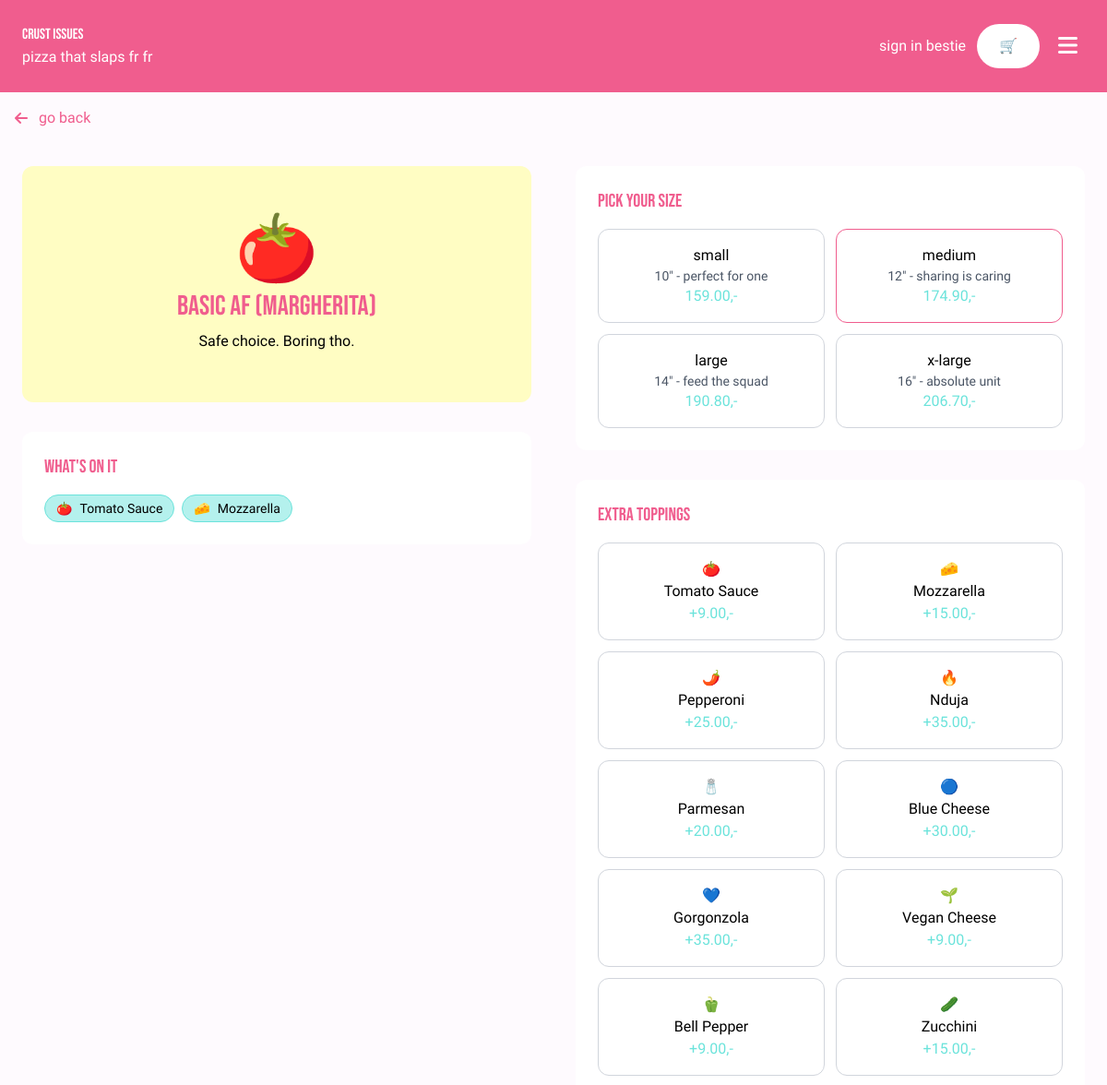
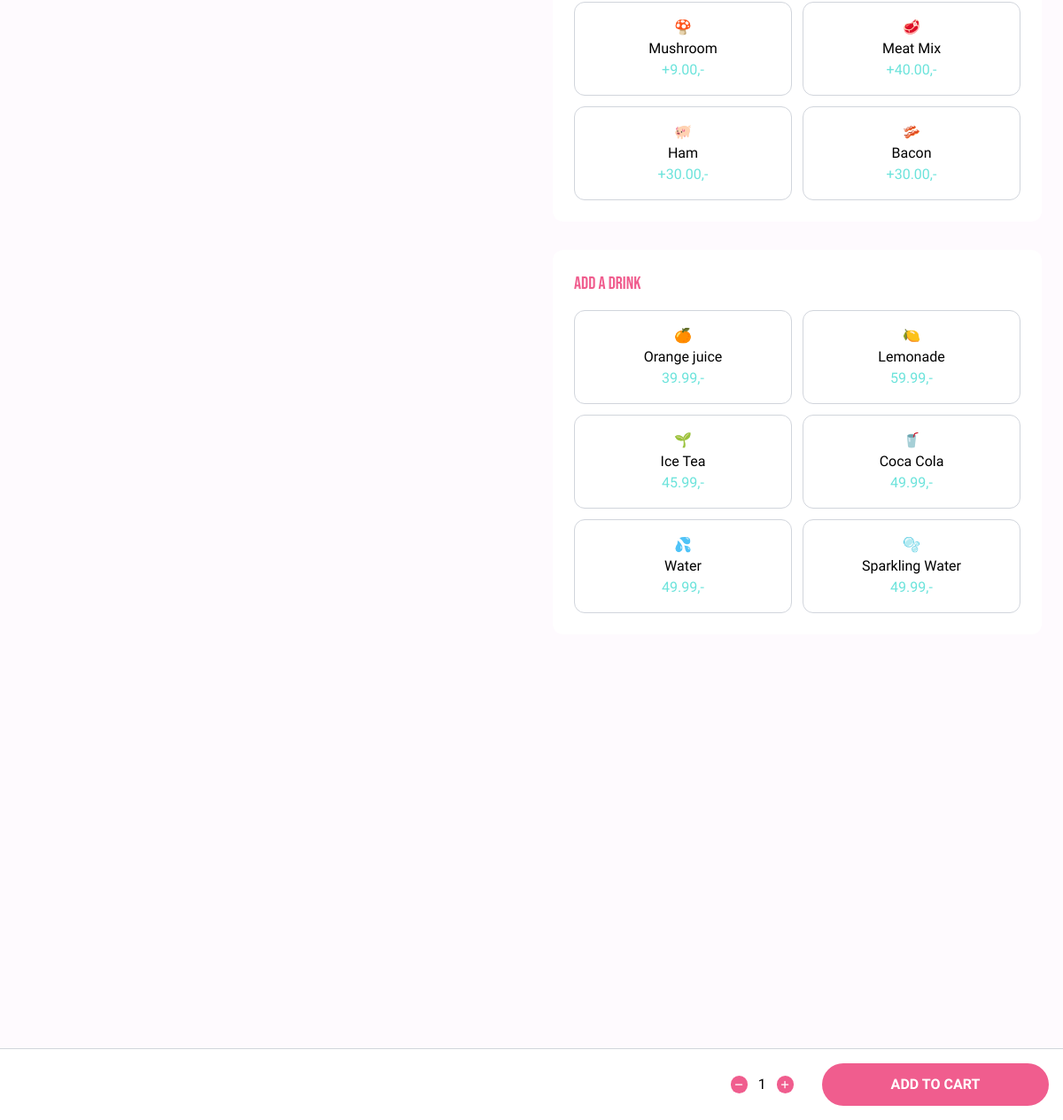
Page /pizza/47/ on the committed database (2 pictures, top to bottom).
### application/models.py (models this page shows, shortened)
class Pizza(models.Model):
    name = models.CharField(max_length=100)
    base_price = models.DecimalField(max_digits=6, decimal_places=2)
    available_toppings = models.ManyToManyField(Topping, blank=True)
    icon = models.CharField(max_length=255)
    description = models.CharField(max_length=100)
    available = models.BooleanField(default=True, db_index=True)

class Topping(models.Model):
    name = models.CharField(max_length=50)
    icon = models.CharField(max_length=50, default="")
    base_price = models.DecimalField(max_digits=6, decimal_places=2, default=15.00)

class Size(models.Model):
    name = models.CharField(max_length=10)
    multiplier = models.DecimalField(max_digits=6, decimal_places=2, default=1.0)
    description = models.CharField(max_length=50, default="")

class Drink(models.Model):
    name = models.CharField(max_length=100)
    price = models.DecimalField(max_digits=6, decimal_places=2)
    icon = models.CharField(max_length=255)
    description = models.CharField(max_length=100)
    available = models.BooleanField(default=True, db_index=True)

### application/views.py (the view)
# urls.py: path("pizza/<int:pizza_id>/", views.select_pizza, name="select-pizza"),
def select_pizza(request, pizza_id):
   pizza = Pizza.objects.get(id=pizza_id)
   drinks = Drink.objects.filter(available=True)
   toppings = Topping.objects.all()
   available_topping_ids = pizza.available_toppings.values_list('id', flat=True)
   sizes = Size.objects.all()
   for size in sizes:
    size.calculated_price = round(pizza.base_price * size.multiplier, 2)
   return render(request, "select-pizza.html", {
      "pizza": pizza,
      "drinks": drinks,
      "toppings": toppings,
      "sizes": sizes,
      "available_topping_ids": set(available_topping_ids),
   })

### application/templates/select-pizza.html (shortened to what this page needs)
{% extends "layout.html" %} {% block content %}
<button class="row text-pink p-4" onclick="window.history.go(-1);">
  <i class="fa-solid fa-arrow-left"></i>go back
</button>
<form method="post" action="/cart" class="page">
  <div class="grid grid-cols-1 lg:grid-cols-2 gap-12 pb-20">
    <div class="space-y-8">
      <div
        class="bg-yellow rounded-xl p-[var(--spacing-large)] flex flex-col items-center justify-center gap-2 h-64"
      >
        <figure class="text-7xl">{{ pizza.icon }}</figure>
        <h1 class="text-3xl text-pink">{{ pizza.name }}</h1>
        <h3 class="max-w-80 text-center">{{ pizza.description }}</h3>
      </div>
      <div class="bg-white rounded-xl p-6">
        <h3 class="text-pink mb-4 bebas-neue text-xl">what's on it</h3>
        <div class="flex flex-wrap gap-2">
          {% for topping in pizza.available_toppings.all %}
          <div
            id="{{ topping.id }}"
            class="bg-[var(--color-turqoise)]/50 border border-[var(--color-turqoise)] px-3 py-1 rounded-full text-sm flex items-center gap-2"
          >
            <figure>{{topping.icon}}</figure>
            <span>{{ topping.name }}</span>
          </div>
          {% endfor %}
        </div>
      </div>
    </div>
    <div class="space-y-8">
      <div class="rounded-xl p-[var(--spacing-large)] bg-white">
        <h3 class="text-pink mb-4 bebas-neue text-xl">pick your size</h3>
        <div class="grid grid-cols-2 gap-3">
          {% for size in sizes %}
          <button
            type="button"
            id="size-{{size.name}}"
            data-id="{{size.name}}"
            class="border border-gray-300 rounded-xl p-4 hover:border-[var(--color-pink)]"
          >
            <h4>{{size.name}}</h4>
            <div class="text-sm text-gray-600">{{size.description}}</div>
            <p class="text-[var(--color-turqoise)]">
              {{ size.calculated_price }},-
            </p>
          </button>
          {% endfor %}
        </div>
      </div>
      <div class="rounded-xl p-[var(--spacing-large)] bg-white">
        <h3 class="text-pink mb-4 bebas-neue text-xl">extra toppings</h3>
        <div class="grid grid-cols-2 gap-3">
          {% for topping in toppings %}
          <button
            type="button"
            id="extra-topping-{{topping.name}}"
            data-id="{{topping.id}}"
            class="border border-gray-300 rounded-xl p-4 hover:border-[var(--color-pink)]"
          >
            <figure>{{topping.icon}}</figure>
            <h4>{{topping.name}}</h4>
            <p class="text-[var(--color-turqoise)]">
              +{{topping.base_price}},-
            </p>
          </button>
          {% endfor %}
        </div>
      </div>
      <div class="rounded-xl p-[var(--spacing-large)] bg-white">
        <h3 class="text-pink mb-4 bebas-neue text-xl">add a drink</h3>
        <div class="grid grid-cols-2 gap-3">
          {% for drink in drinks %}
          <button
            type="button"
            id="{{drink.id}}"
            class="border border-gray-300 rounded-xl p-4 hover:border-[var(--color-pink)]"
          >
            <figure>{{drink.icon}}</figure>
            <h4>{{drink.name}}</h4>
            <p class="text-[var(--color-turqoise)]">{{drink.price}},-</p>
          </button>
          {% endfor %}
        </div>
      </div>
    </div>
  </div>
  <div
    class="fixed left-0 right-0 bottom-0 bg-white border-t border-t-gray-300 p-4 flex gap-6 justify-end items-center"
  >
    <div class="row padding-small">
      <button id="sub" type="button">
        {% include "components/minus-icon.html" %}
      </button>
      <p id="quantity" style="cursor: pointer">1</p>
      <button id="add" type="button">
        {% include "components/plus-icon.html" %}
      </button>
    </div>
    <button type="submit" class="cta cta-primary md:w-64">ADD TO CART</button>
  </div>
</form>
{% endblock %}

### application/templates/layout.html (shortened to what this page needs)
<!DOCTYPE html>
<html lang="en">
  <head>
    {% load static %}
    <link rel="stylesheet" href="{% static 'css/styles.css' %}" />
    <script src="https://cdn.jsdelivr.net/npm/@tailwindcss/browser@4"></script>
    <link
      href="{% static 'fontawesomefree/css/fontawesome.css' %}"
      rel="stylesheet"
      type="text/css"
    />
    <link
      href="{% static 'fontawesomefree/css/solid.css' %}"
      rel="stylesheet"
      type="text/css"
    />
    <link
      href="{% static 'fontawesomefree/css/brands.css' %}"
      rel="stylesheet"
      type="text/css"
    />
  </head>
  <body>
    <header class="header">
      <a href="{% url 'application:home' %}" class="bebas-neue">
        <h1>Crust Issues</h1>
        <p>pizza that slaps fr fr</p>
      </a>
      <nav class="row">
        {% if user.is_authenticated %}
        <a
          href="{% url 'application:profile' %}"
          style="color: var(--color-white); font-weight: 800"
        >
          hey, {{ user.username }} ✌️
        </a>
        {% else %}
        <a href="{% url 'application:login' %}">sign in bestie</a>
        {% endif %}
        <a class="cta cta-secondary" href="{% url 'application:cart' %}">🛒 </a>
        {% include "components/dropdown-menu.html" %}
      </nav>
    </header>
    <main class="min-h-screen pb-12">{% block content %} {% endblock %}</main>
  </body>
</html>

### application/templates/components/dropdown-menu.html (shortened to what this page needs)
<button id="hamburger-button" class="hamburger-menu">
  <i class="fa-solid fa-bars"></i>
</button>

### application/templates/components/minus-icon.html
<div class="rounded-icon center">
  <i class="fa-solid fa-minus"></i>
</div>

### application/templates/components/plus-icon.html
<div class="rounded-icon center">
  <i class="fa-solid fa-plus"></i>
</div>

### application/static/css/styles.css (style rules this page uses)
* { font-family: "Quicksand", sans-serif; }
:root { --color-purple: rgb(254, 250, 254); --color-pink: rgb(240, 93, 142); --color-white: white; --color-turqoise: rgb(107, 227, 219); --color-light-turqoise: rgb(197, 248, 244); --color-yellow: rgb(255, 253, 195); --color-black: rgb(63, 63, 63); --spacing-small: 0.5rem; --spacing-medium: 0.75rem; --spacing-large: 1.5rem; --rounded: 35px; --rounded-full: 50%; color: var(--color-black); }
main { background-color: var(--color-purple); }
h1, h2 { font-family: "Bebas Neue", sans-serif; }
h4 { font-weight: 500; }
.bebas-neue { font-family: "Bebas Neue", sans-serif; }
.header { position: sticky; top: 0; z-index: 999; background-color: var(--color-pink); display: flex; justify-content: space-between; align-items: center; padding: var(--spacing-large); }
.page { padding: var(--spacing-medium); min-height: 100vh; }
a { text-decoration: none; color: var(--color-white); }
button { cursor: pointer; }
.cta { padding: var(--spacing-medium) var(--spacing-large); font-weight: 900; text-align: center; }
.cta-primary { background-color: var(--color-pink); border-radius: var(--rounded); color: var(--color-white); }
.cta-secondary { background-color: var(--color-white); color: var(--color-pink); border-radius: var(--rounded); }
.row { display: flex; gap: var(--spacing-medium); align-items: center; }
.center { display: flex; align-items: center; justify-content: center; }
.page { padding: var(--spacing-large); }
.hamburger-menu { background: none; border: none; font-size: 24px; cursor: pointer; padding: 8px; }
.hamburger-menu { color: var(--color-white); }
.dropdown-menu a, form { display: block; padding: 0.5rem 1rem; text-decoration: none; color: black; }
.bg-yellow { background-color: var(--color-yellow); }
.text-pink { color: var(--color-pink); }
.padding-small { padding: var(--spacing-small); }
.rounded-icon { border-radius: 50%; width: 1.2rem; height: 1.2rem; background-color: var(--color-pink); }
.rounded-icon > i { scale: 0.65; color: var(--color-white); }

### rows in the picture
Pizza: icon "🍅", name "Basic AF (Margherita)", description "Safe choice. Boring tho."
Topping: icon "🍅", name "Tomato Sauce", base_price "9.00"
Topping: icon "🧀", name "Mozzarella", base_price "15.00"
Size: name "small", description "10\" - perfect for one", calculated_price "159.00"
Size: name "medium", description "12\" - sharing is caring", calculated_price "174.90"
Size: name "large", description "14\" - feed the squad", calculated_price "190.80"
Size: name "x-large", description "16\" - absolute unit", calculated_price "206.70"
Topping: icon "🌶️", name "Pepperoni", base_price "25.00"
Topping: icon "🔥", name "Nduja", base_price "35.00"
Topping: icon "🧂", name "Parmesan", base_price "20.00"
Topping: icon "🔵", name "Blue Cheese", base_price "30.00"
Topping: icon "💙", name "Gorgonzola", base_price "35.00"
Topping: icon "🌱", name "Vegan Cheese", base_price "9.00"
Topping: icon "🫑", name "Bell Pepper", base_price "9.00"
Topping: icon "🥒", name "Zucchini", base_price "15.00"
Topping: icon "🍄", name "Mushroom", base_price "9.00"
Topping: icon "🥩", name "Meat Mix", base_price "40.00"
Topping: icon "🐖", name "Ham", base_price "30.00"
Topping: icon "🥓", name "Bacon", base_price "30.00"
Drink: icon "🍊", name "Orange juice", price "39.99"
Drink: icon "🍋", name "Lemonade", price "59.99"
Drink: icon "🌱", name "Ice Tea", price "45.99"
Drink: icon "🥤", name "Coca Cola", price "49.99"
Drink: icon "💦", name "Water", price "49.99"
Drink: icon "🫧", name "Sparkling Water", price "49.99"
